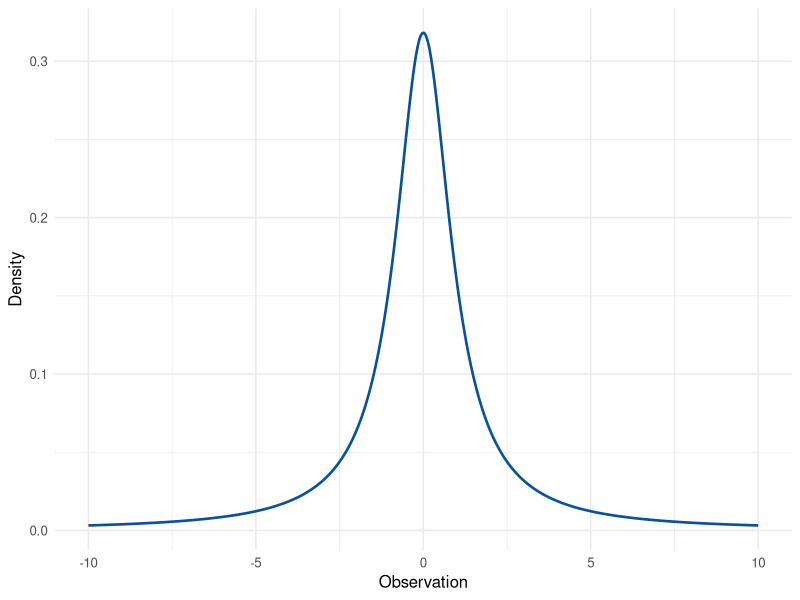
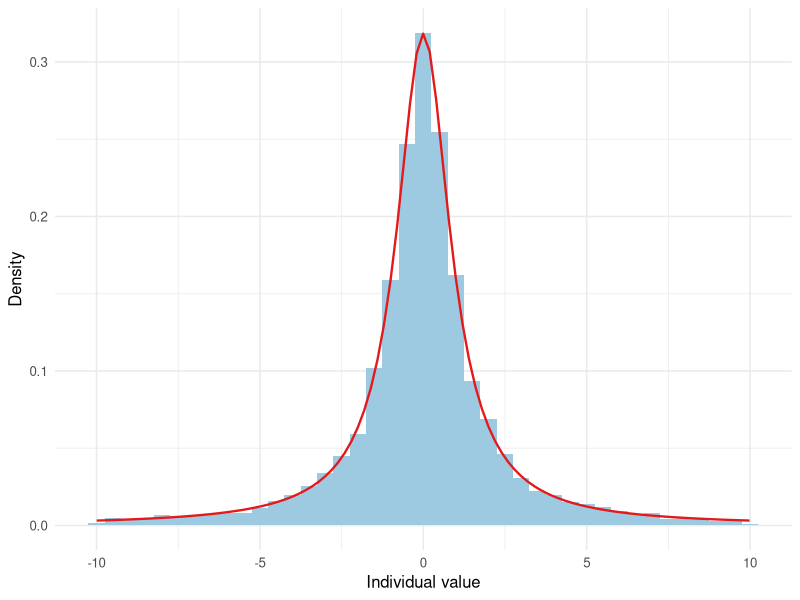
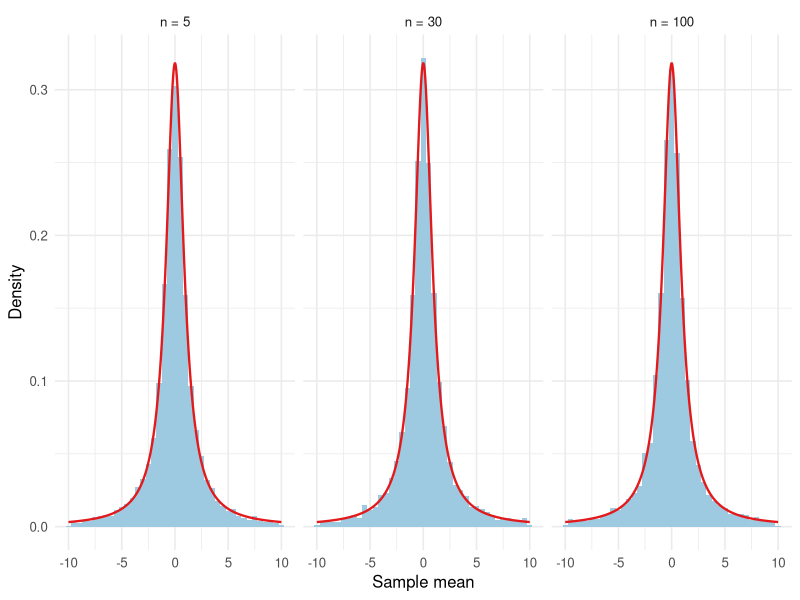
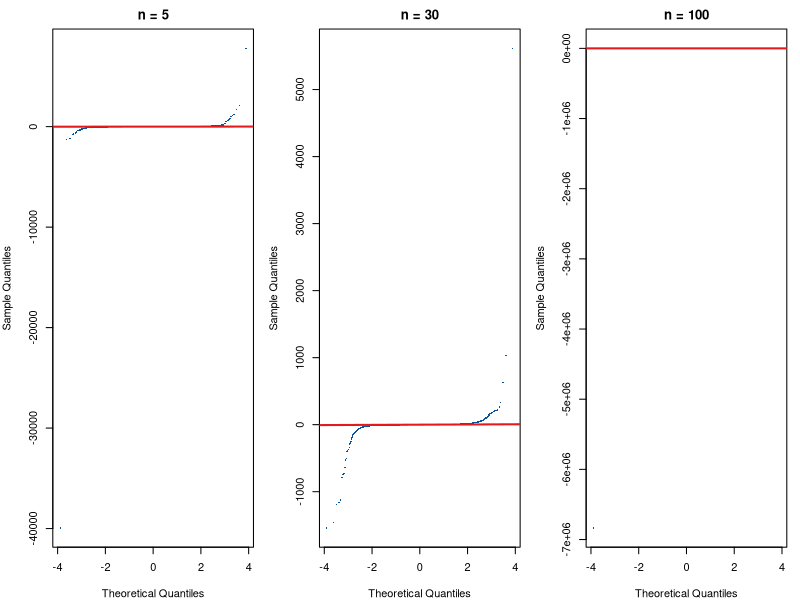

Reproduce these figures in R, in order.
## ---- chunk 1
#| include: false
library(ggplot2)
library(knitr)
student_id <- 1069
## ---- chunk 2
#| echo: false
#| fig-width: 6.5
#| fig-height: 3.2
#| fig-cap: "The Cauchy population with location 0 and scale 1, drawn from -10 to 10. The tails continue past this window."
curve_x <- seq(-10, 10, length.out = 400)
ggplot(data.frame(x = curve_x, y = dcauchy(curve_x)), aes(x, y)) +
  geom_line(linewidth = 0.9, color = "#08519c") +
  labs(x = "Observation", y = "Density") +
  theme_minimal(base_size = 12)
## ---- chunk 3
#| echo: false
#| fig-width: 6.5
#| fig-height: 3.2
#| fig-cap: "Individual Cauchy draws inside -10 to 10. The red curve is the Cauchy density. Draws outside the window are omitted from the bars and counted in the sentence below."
set.seed(student_id)
individuals <- rcauchy(10000)
outside_share <- mean(abs(individuals) > 10)
ggplot(data.frame(x = individuals[abs(individuals) <= 10]), aes(x)) +
  geom_histogram(
    aes(y = after_stat(count / 10000 / 0.5)),
    binwidth = 0.5,
    fill = "#9ecae1",
    linewidth = 0
  ) +
  stat_function(fun = dcauchy, color = "#e31a1c", linewidth = 0.8) +
  labs(x = "Individual value", y = "Density") +
  theme_minimal(base_size = 12)
## ---- chunk 4
set.seed(student_id)
one_sample <- rcauchy(5)
round(one_sample, 3)
mean(one_sample)
## ---- chunk 5
student_id <- 1069
B <- 10000
sample_sizes <- c(5, 10, 20, 30, 40, 50, 60, 70, 80, 100)

set.seed(student_id)

results <- data.frame()
focus_n <- c(5, 30, 100)
stored_means <- list()

for (n in sample_sizes) {
  sample_means <- replicate(B, mean(rcauchy(n)))
  results <- rbind(
    results,
    data.frame(
      sample_size = n,
      simulated_mean = mean(sample_means),
      simulated_median = median(sample_means),
      simulated_sd = sd(sample_means),
      iqr = IQR(sample_means),
      share_abs_gt_10 = mean(abs(sample_means) > 10)
    )
  )
  if (n %in% focus_n) {
    stored_means[[as.character(n)]] <- sample_means
  }
}
## ---- chunk 6
#| echo: false
results_view <- results
names(results_view) <- c(
  "Sample size", "Simulated mean", "Simulated median",
  "SD of the means", "IQR of the means",
  "Share with |mean| > 10"
)
kable(
  results_view,
  digits = 3,
  row.names = FALSE,
  caption = "Ten thousand Cauchy sample means. The standard deviation and the ordinary mean are unstable. The median, the interquartile range, and the share of extreme means are the summaries that match a Cauchy distribution."
)
## ---- chunk 7
#| echo: false
#| fig-width: 9
#| fig-height: 3.3
#| fig-cap: "Cauchy sample means inside -10 to 10. The red curve is the Cauchy density. The same share of means falls outside this window at every sample size."
plot_means <- do.call(rbind, lapply(focus_n, function(n) {
  x <- stored_means[[as.character(n)]]
  data.frame(n = n, sample_mean = x[abs(x) <= 10])
}))
plot_means$panel <- factor(
  paste0("n = ", plot_means$n),
  levels = paste0("n = ", focus_n)
)
curve_df <- data.frame(
  x = seq(-10, 10, length.out = 400),
  y = dcauchy(seq(-10, 10, length.out = 400))
)

ggplot(plot_means, aes(sample_mean)) +
  geom_histogram(
    aes(y = after_stat(count / B / 0.5)),
    binwidth = 0.5,
    fill = "#9ecae1",
    linewidth = 0
  ) +
  geom_line(
    data = curve_df,
    aes(x, y),
    color = "#e31a1c",
    linewidth = 0.8,
    inherit.aes = FALSE
  ) +
  facet_wrap(~panel, nrow = 1) +
  labs(x = "Sample mean", y = "Density") +
  theme_minimal(base_size = 12)
## ---- chunk 8
#| echo: false
#| fig-width: 9
#| fig-height: 3.4
#| fig-cap: "Normal Q–Q plots of the Cauchy means. A few extreme means stretch the vertical axis. The red line is qqline()."
par(mfrow = c(1, 3), mar = c(4, 4, 2.2, 1))
for (n in focus_n) {
  qqnorm(
    stored_means[[as.character(n)]],
    main = paste0("n = ", n),
    pch = 16,
    cex = 0.3,
    col = "#08519c"
  )
  qqline(stored_means[[as.character(n)]], col = "#e31a1c", lwd = 2)
}
